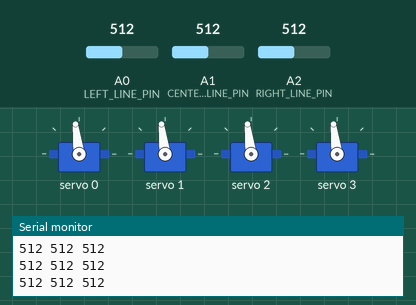
The sketch below on a simulated Arduino Uno, built with avr-gcc and run on an emulated ATmega328P. Shown: 4 × servo, the last lines printed to the serial monitor. The inputs (shaded band) are chosen by the test bench; at power-on: A1 (CENTER_LINE_PIN) = 512, A0 (LEFT_LINE_PIN) = 512, A2 (RIGHT_LINE_PIN) = 512.

Above: at 1.2 s.
1.3 s: A1 (CENTER_LINE_PIN) set to 1023
At 1.9 s:
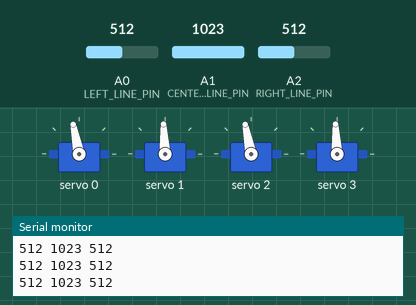
2.8 s: A0 (LEFT_LINE_PIN) set to 1023
At 4.2 s:
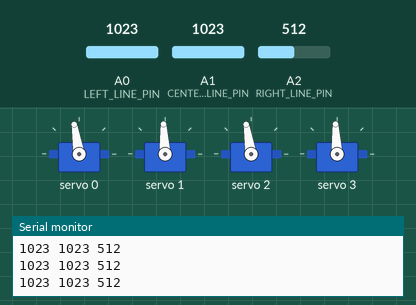
5.8 s: A0 (LEFT_LINE_PIN) set to 690
At 6.2 s:
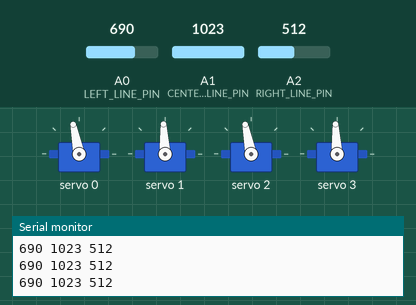
7.3 s: A2 (RIGHT_LINE_PIN) set to 1023
At 7.9 s:
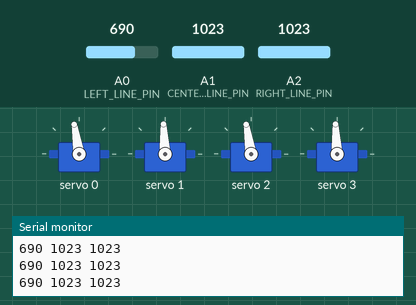
10.3 s: A2 (RIGHT_LINE_PIN) set to 690
At 11.2 s:
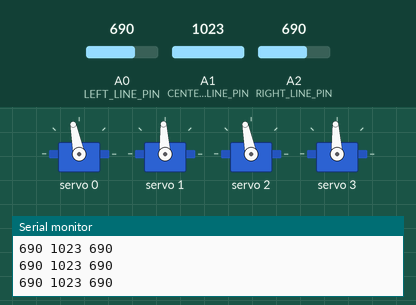
Timing chart, 0 to 12.8 s (numbered marks = the images above; inputs shaded):
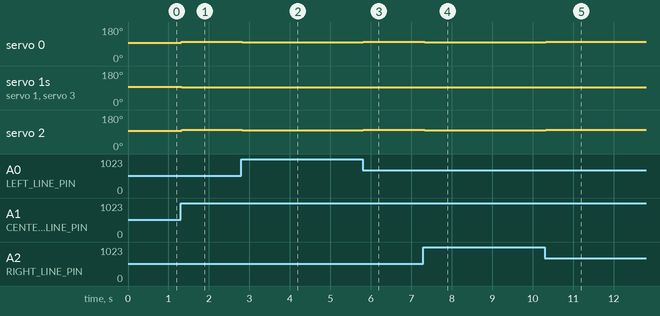

The sketch:

line_follower.ino
```cpp
/* --- Libraries --- */
#include <Wire.h>
#include <Adafruit_PWMServoDriver.h>

/* --- Constants --- */
const int LINE_THRESHOLD = 700;
const int BAUD = 9600;
const int LEFT_LINE_PIN = A0;
const int RIGHT_LINE_PIN = A2;
const int CENTER_LINE_PIN = A1;

const int FRONT_LEFT_SERVO = 0;
const int FRONT_RIGHT_SERVO = 1;
const int BACK_LEFT_SERVO = 2;
const int BACK_RIGHT_SERVO = 3;

const int FRONT_LEFT_MIN = 300;
const int FRONT_LEFT_OFF = 380; // this is the servo off pulse length
const int FRONT_LEFT_MAX =  460; // this is the 'maximum' pulse length count (out of 4096)

const int FRONT_RIGHT_MIN = 300;
const int FRONT_RIGHT_OFF = 380; // this is the servo off pulse length
const int FRONT_RIGHT_MAX =  460; // this is the 'maximum' pulse length count (out of 4096)

const int BACK_LEFT_MIN = 300;
const int BACK_LEFT_OFF = 380; // this is the servo off pulse length
const int BACK_LEFT_MAX =  460; // this is the 'maximum' pulse length count (out of 4096)

const int BACK_RIGHT_MIN = 300;
const int BACK_RIGHT_OFF = 380; // this is the servo off pulse length
const int BACK_RIGHT_MAX =  460; // this is the 'maximum' pulse length count (out of 4096)
const int PWM_FREQ = 60; // analog servos run at 60 Hz
const int SERVO_SPEED = 10;
/* --- Variables --- */

/* --- Objects --- */
Adafruit_PWMServoDriver pwm = Adafruit_PWMServoDriver(); // called this way, it uses the default address 0x40

/* --- Setup --- */
void setup() {
  Serial.begin(BAUD);
  pinMode(CENTER_LINE_PIN, INPUT);
  pinMode(RIGHT_LINE_PIN, INPUT);
  pinMode(LEFT_LINE_PIN, INPUT);
  pwm.begin();
  pwm.setPWMFreq(PWM_FREQ);  // This is the maximum PWM frequency
  pwm.setPWM(FRONT_LEFT_SERVO, 0, FRONT_LEFT_OFF);
  pwm.setPWM(FRONT_RIGHT_SERVO, 0, FRONT_RIGHT_OFF);
  pwm.setPWM(BACK_LEFT_SERVO, 0, BACK_LEFT_OFF);
  pwm.setPWM(BACK_RIGHT_SERVO, 0, BACK_RIGHT_OFF);
}

/* --- Loop --- */
void loop() {
  int center_line = analogRead(CENTER_LINE_PIN);
  int left_line = analogRead(LEFT_LINE_PIN);
  int right_line = analogRead(RIGHT_LINE_PIN);
  Serial.print(left_line);
  Serial.print(' ');
  Serial.print(center_line);
  Serial.print(' ');
  Serial.print(right_line);
  Serial.println(' ');
  if ((center_line > LINE_THRESHOLD) && (left_line > LINE_THRESHOLD) && (right_line > LINE_THRESHOLD)) {
    pwm.setPWM(FRONT_LEFT_SERVO, 0, FRONT_LEFT_OFF);
    pwm.setPWM(FRONT_RIGHT_SERVO, 0, FRONT_RIGHT_OFF);
    pwm.setPWM(BACK_LEFT_SERVO, 0, BACK_LEFT_OFF);
    pwm.setPWM(BACK_RIGHT_SERVO, 0, BACK_RIGHT_OFF);
  }
  else if ((center_line > LINE_THRESHOLD) && (left_line < LINE_THRESHOLD) && (right_line < LINE_THRESHOLD)) {
    pwm.setPWM(FRONT_LEFT_SERVO, 0, FRONT_LEFT_OFF + SERVO_SPEED);
    pwm.setPWM(FRONT_RIGHT_SERVO, 0, FRONT_RIGHT_OFF - SERVO_SPEED);
    pwm.setPWM(BACK_LEFT_SERVO, 0, BACK_LEFT_OFF + SERVO_SPEED);
    pwm.setPWM(BACK_RIGHT_SERVO, 0, BACK_RIGHT_OFF - SERVO_SPEED);
  }
  else if ((center_line > LINE_THRESHOLD) || (left_line > LINE_THRESHOLD) && (right_line < LINE_THRESHOLD)) {
    pwm.setPWM(FRONT_LEFT_SERVO, 0, FRONT_LEFT_OFF + SERVO_SPEED / 2);
    pwm.setPWM(FRONT_RIGHT_SERVO, 0, FRONT_RIGHT_OFF - SERVO_SPEED);
    pwm.setPWM(BACK_LEFT_SERVO, 0, BACK_LEFT_OFF + SERVO_SPEED / 2);
    pwm.setPWM(BACK_RIGHT_SERVO, 0, BACK_RIGHT_OFF- SERVO_SPEED);
  }
  else if ((center_line > LINE_THRESHOLD) || (left_line < LINE_THRESHOLD) && (right_line > LINE_THRESHOLD)) {
    pwm.setPWM(FRONT_LEFT_SERVO, 0, FRONT_LEFT_OFF + SERVO_SPEED);
    pwm.setPWM(FRONT_RIGHT_SERVO, 0, FRONT_RIGHT_OFF - SERVO_SPEED / 2);
    pwm.setPWM(BACK_LEFT_SERVO, 0, BACK_LEFT_OFF + SERVO_SPEED);
    pwm.setPWM(BACK_RIGHT_SERVO, 0, BACK_RIGHT_OFF - SERVO_SPEED / 2);
  }
  else {
    pwm.setPWM(FRONT_LEFT_SERVO, 0, FRONT_LEFT_OFF);
    pwm.setPWM(FRONT_RIGHT_SERVO, 0, FRONT_RIGHT_OFF);
    pwm.setPWM(BACK_LEFT_SERVO, 0, BACK_LEFT_OFF);
    pwm.setPWM(BACK_RIGHT_SERVO, 0, BACK_RIGHT_OFF);
  }

}
```

Measured:
- after the input at 1.3 s, servo 0, servo 2: 97° → 101° at once; servo 1, servo 3: 97° → 93° at once
- after the input at 2.8 s, servo 0, servo 2: 101° → 99° at once
- after the input at 5.8 s, servo 0, servo 2: 99° → 101° at once
- after the input at 7.3 s, servo 0, servo 2: 101° → 99° at once
- after the input at 10.3 s, servo 0, servo 2: 99° → 101° at once
